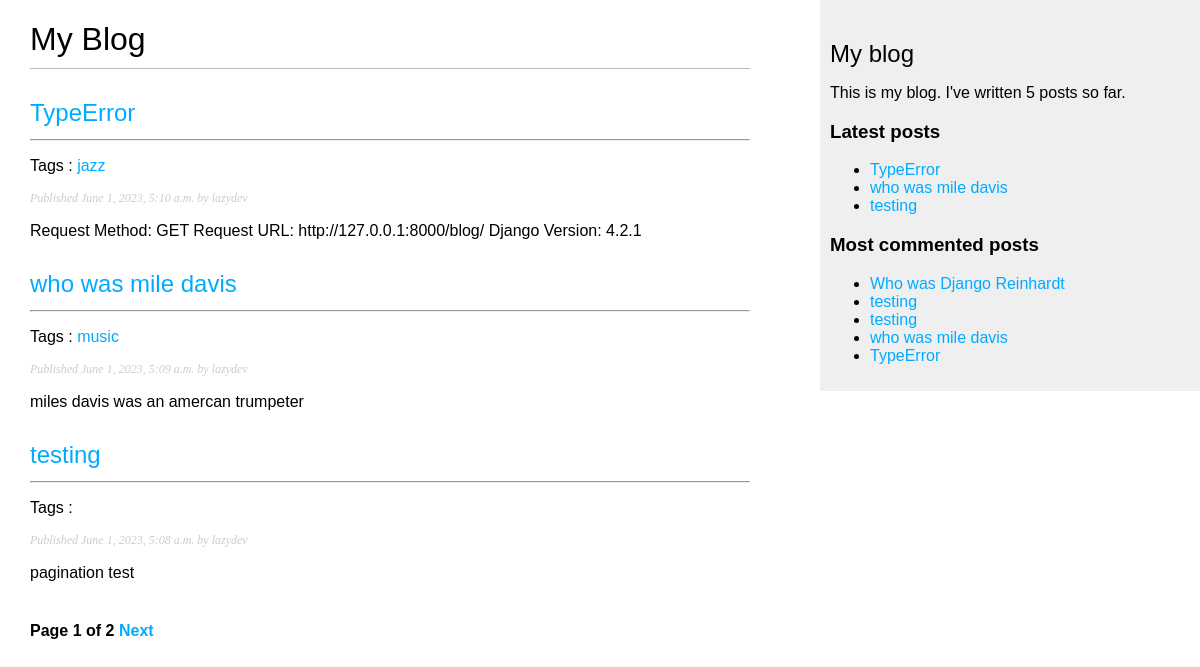
The page /blog/ on the database as committed earlier.
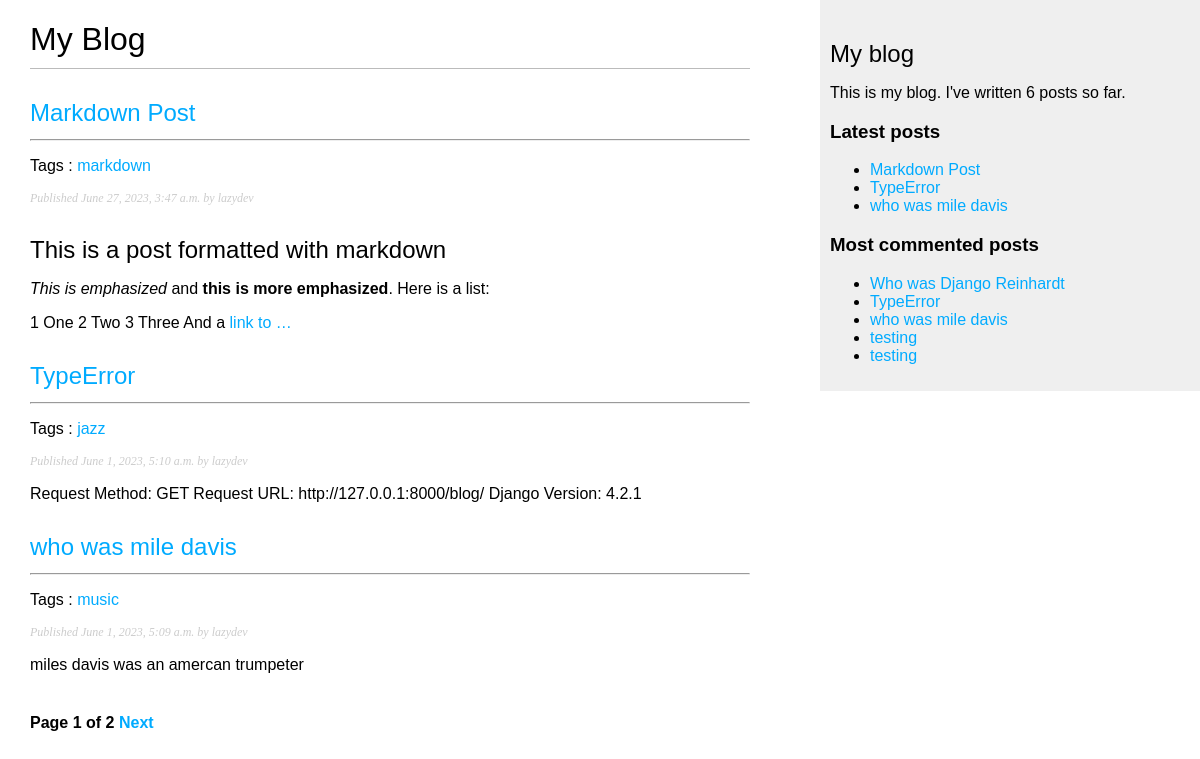
The same page on the database as committed later.
### blog/models.py (models this page shows, shortened)
class Post(models.Model):
    class Status(models.TextChoices):
        DRAFT = 'DF', 'Draft'
        PUBLISHED = 'PB', 'Published'
    title = models.CharField(max_length=250)
    slug = models.SlugField(max_length=250, unique_for_date='publish')
    author = models.ForeignKey(User, on_delete=models.CASCADE, related_name='blog_posts')
    body = models.TextField()
    tags = TaggableManager()
    publish = models.DateTimeField(default=timezone.now)
    created = models.DateTimeField(auto_now_add=True)
    updated = models.DateTimeField(auto_now=True)
    status = models.CharField(max_length=2, choices=Status.choices, default=Status.DRAFT)
    objects = models.Manager()
    published = PublishedManager()
    class Meta:
        ordering = ['-publish']
        indexes = [
            models.Index(fields=['-publish']),
        ]
    def get_absolute_url(self):
        return reverse("blog:post_detail", args=[self.publish.year,
                                        self.publish.month,
                                        self.publish.day,
                                        self.slug])

### blog/views.py (the view)
# urls.py: path('', views.post_list, name='post_list'),
def post_list(request, tag_slug=None):
    post_list = Post.published.all()
    tag = None
    if tag_slug:
        tag = get_object_or_404(Tag, slug=tag_slug)
        post_list = post_list.filter(tags__in=[tag])
    paginator = Paginator(post_list, 3)
    page_number = request.GET.get('page', 1)
    try:
        posts = paginator.page(page_number)
    except PageNotAnInteger:
        posts = paginator.page(1)
    except EmptyPage:
        posts = paginator.page(paginator.num_pages)
    return render(request, 'blog/post/list.html',
                  {'posts': posts, 'tag':tag})

### blog/models.py (called while the page is built)
    def get_queryset(self):
        return super().get_queryset().filter(status=Post.Status.PUBLISHED)

### blog/templatetags/blog_tags.py (called while the page is built)
@register.simple_tag
def total_posts():
    return Post.published.count()

@register.inclusion_tag('blog/post/latest_posts.html')
def show_latest_posts(count=5):
    latest_posts = Post.published.order_by('-publish')[:count]
    return {'latest_posts': latest_posts}

@register.simple_tag
def get_most_commented_posts(count=5):
   return Post.published.annotate(total_comments=Count('comments')).order_by('-total_comments')[:count]

@register.filter(name='markdown')
def markdown_format(text):
   return mark_safe(markdown.markdown(text))

### blog/templates/blog/post/list.html (shortened to what this page needs)
{% extends "blog/base.html" %}
{% load blog_tags %}
{% block content %}
 <h1>My Blog</h1>
    {% for post in posts %}
 <h2>
 <a href="{{post.get_absolute_url}}">
    {{ post.title }}
 </a>
 <hr>
 </h2>
 <P class="tags">Tags :  {% for tag in post.tags.all %}
   <a href="{% url "blog:post_list_by_tag" tag.slug %}">
   {{ tag.name }}
   </a>
   {% endfor %}</P>
 <p class="date">
   Published {{ post.publish }} by {{ post.author }}
 </p>
 {{ post.body|markdown|truncatewords_html:30 }}
 {% endfor %}
 {% include 'pagination.html' with page=posts%}
{% endblock %}

### blog/templates/blog/base.html (shortened to what this page needs)
{% load blog_tags %}
{% load static %}
<!DOCTYPE html>
<html>
    <head>
        <link href="{% static "css/blog.css" %}" rel="stylesheet">
    </head>
    <body>
        <div id="content">
            {% block content %}
            {% endblock %}
        </div>
        <div id="sidebar">
            <h2>My blog</h2>
            <p>This is my blog.
            I've written {% total_posts %} posts so far.</p>
            <h3>Latest posts</h3>
            {% show_latest_posts 3 %}
            <h3>Most commented posts</h3>
            {% get_most_commented_posts as most_commented_posts %}
            <ul>
            {% for post in most_commented_posts %}
            <li>
            <a href="{{ post.get_absolute_url }}">{{ post.title }}</a>
            </li>
            {% endfor %}
        </div>
    </body>
</html>

### blog/templates/blog/post/latest_posts.html
<ul>
    {% for post in latest_posts %}
    <li>
    <a href="{{ post.get_absolute_url }}">{{ post.title }}</a>
    </li>
    {% endfor %}
</ul>

Rows that differ between the two databases and show on the page:
no longer on one of the page's lists (row unchanged): Post: title "testing", publish "June 1, 2023, 5:08 a.m.", author "lazydev", body "pagination test"
added Post: title "Markdown Post", publish "June 27, 2023, 3:47 a.m.", author "lazydev", body "This is a post formatted with markdown This is emphasized and this is more emphasized . Here is a list: 1 One 2 Two 3 Three And a link to …"
added Tag: name "markdown", shown under "Markdown Post"
shown differently, row unchanged: Post "TypeError": moves up the list
shown differently, row unchanged: Post "who was mile davis": moves up the list
Other text that changed with them:
text no longer shown: "5"
text now shown: "6"
